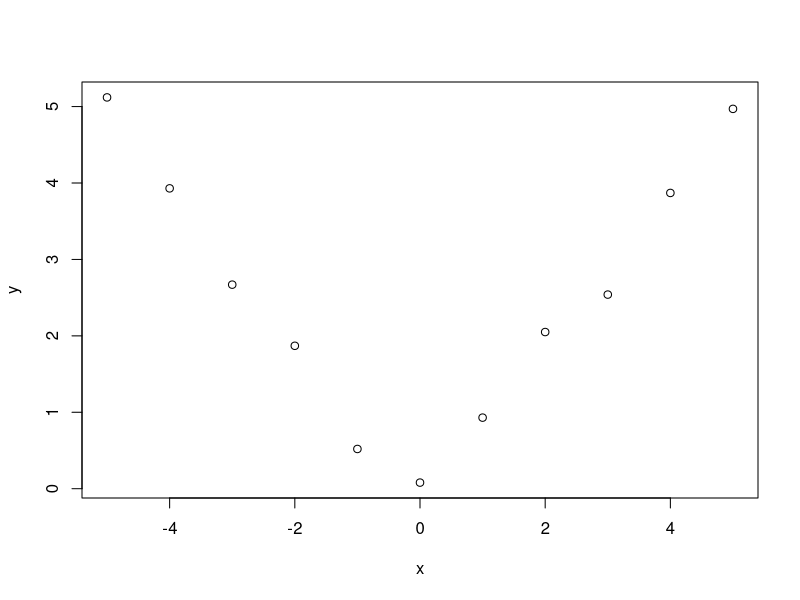

Recreate this plot in R.
#
# Scripts for the resolution of the QUIZZ 4 for Regression Modelling course
#

# QUESTION 1
#
# Consider the space shuttle data ?shuttle in the MASS library. Consider
# modeling the use of the autolander as the outcome (variable name use). 
# Fit a logistic regression model with autolander (variable auto) use
# (labeled as "auto" 1) versus not (0) as predicted by wind sign (variable wind). 
# Give the estimated odds ratio for autolander use comparing head winds, 
# labeled as "head" in the variable headwind (numerator) to tail winds (denominator).

library(MASS)

data(shuttle)

head(shuttle)

shuttle$auto_bin <- as.factor(ifelse(shuttle$use == "auto", 1, 0))

table(shuttle$wind)


fit <- glm(auto_bin ~ wind, data = shuttle, family = "binomial")


summary(fit)

exp(fit$coef[1])/exp(fit$coef[1] +fit$coef[2])

#another way

shuttle$auto <- 1 * (shuttle$use == "auto")
shuttle$headwind <- 1 * (shuttle$wind == "head")
fit <- glm(auto ~ headwind, data = shuttle, family = binomial)
exp(coef(fit))


exp(coef(fit))

# QUESTION 2
#
# Consider the previous problem. Give the estimated odds ratio for autolander
# use comparing head winds (numerator) to tail winds (denominator) adjusting for
# wind strength from the variable magn.

shuttle$auto <- 1 * (shuttle$use == "auto")
shuttle$headwind <- 1 * (shuttle$wind == "head")
fit <- glm(auto ~ headwind + as.factor(magn), data = shuttle, family = binomial)
exp(coef(fit))

table(shuttle$magn)


#another way
fit <- glm(auto_bin ~ wind + magn, data = shuttle, family = "binomial")

summary(fit)

exp(fit$coef[1])/exp(fit$coef[1] +fit$coef[2])


# QUESTION 3
#
# If you fit a logistic regression model to a binary variable, for example use
# of the autolander, then fit a logistic regression model for one minus the outcome (not using the autolander) 
# what happens to the coefficients?

shuttle$auto_bin <- -1 *(ifelse(shuttle$use == "auto", 1, 0) - 1)
shuttle$headwind <- 1 * (shuttle$wind == "head")
fit <- glm(auto_bin ~ headwind, data = shuttle, family = "binomial")
summary(fit)

shuttle$auto_bin <- (ifelse(shuttle$use == "auto", 1, 0))
shuttle$headwind <- 1 * (shuttle$wind == "head")
fit <- glm(auto_bin ~ headwind, data = shuttle, family = "binomial")
summary(fit)


# QUESTION 4
#
# Consider the insect spray data InsectSprays. Fit a Poisson model using 
# spray as a factor level. Report the estimated relative rate comapring spray A 
# (numerator) to spray B (denominator).

fit <- glm(count ~ relevel(spray, "B"), data = InsectSprays, family = poisson)
summary(fit)
exp(coef(fit))[2]

#another way 
fit <- glm(count ~ spray, data = InsectSprays, family = poisson)
summary(fit)
exp(fit$coef[1])/exp(fit$coef[1] +fit$coef[2])

# QUESTION 5
#
# Consider a Poisson glm with an offset, t. So, for example, a model of the 
# form glm(count ~ x + offset(t), family = poisson) where x is a factor variable 
# comparing a treatment (1) to a control (0) and t is the natural log of a monitoring time. 
# What is impact of the coefficient for x if we fit the model glm(count ~ x + offset(t2), family = poisson) 
# where 2 <- log(10) + t? In other words, what happens to the coefficients if we 
# change the units of the offset variable. (Note, adding log(10) on the log scale is multiplying by 10 on the original scale.)

# SOLUTION: multiplied by 10

# QUESTION 6
#
# Consider the data

x <- -5:5
y <- c(5.12, 3.93, 2.67, 1.87, 0.52, 0.08, 0.93, 2.05, 2.54, 3.87, 4.97)

# Using a knot point at 0, fit a linear model that looks like a hockey stick 
# with two lines meeting at x=0. Include an intercept term, x and the knot point term. 
# What is the estimated slope of the line after 0?

plot(x, y)


z <- (x > 0) * x
fit <- lm(y ~ x + z)
summary(fit)
sum(coef(fit)[2:3])
